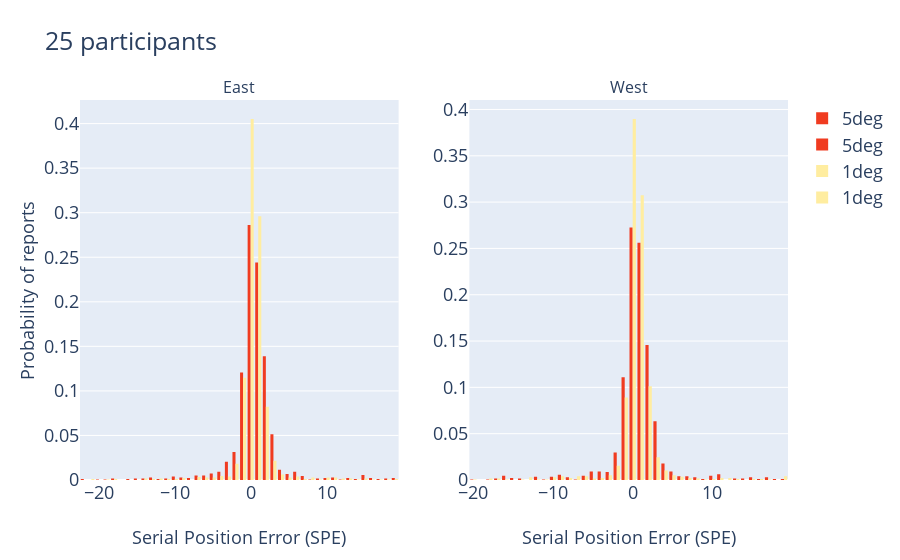

The notebook cell this image was saved under:
### Code cell
from plotly import tools

trace = [[]]*2
ecc_length = len(data['cueEccentricity1'].unique())

for i,cuePos in enumerate(data['cueSpatialPos1'].unique()):
    cuePosdata = data[data['cueSpatialPos1']==cuePos]
    temp1 = []
    for j,ecc in enumerate(cuePosdata['cueEccentricity1'].unique().sort()):
        ecc_data = cuePosdata[cuePosdata['cueEccentricity1']==ecc]
        temp1.append(go.Histogram(x = ecc_data['responsePosRelative0'].to_numpy(), 
                                  histnorm='probability',
                                  name = str(ecc) + 'deg', opacity = 1, marker = dict(color = colors[j])))
    trace[i] = temp1

if data['cueSpatialPos1'].unique()[0] == [-1.0,0.0]:
    titles = ('West','East')
else:
    titles = ('East','West')

font_size = 18
fig = tools.make_subplots(rows=1, cols=2, subplot_titles = titles)
fig['layout'].update(barmode='group', title = str(int(len(data)/280))+' participants', font = dict(size = font_size))
#fig['layout']['xaxis3'].update(title='position of reported item relative to the true item', range = [-2,2])
#fig['layout']['xaxis4'].update(title='position of reported item relative to the true item', range = [-2,2])
fig['layout']['xaxis1'].update(title='Serial Position Error (SPE)', titlefont = dict(size = font_size))
fig['layout']['xaxis2'].update(title='Serial Position Error (SPE)', titlefont = dict(size = font_size))
fig['layout']['yaxis1'].update(title='Probability of reports', titlefont = dict(size = font_size))
#fig['layout']['yaxis3'].update(title='Frequency')
for i in range(ecc_length):
    fig.add_trace(trace[0][ecc_length-1-i], 1, 1)
    fig.add_trace(trace[1][ecc_length-1-i], 1, 2)
    #fig.append_trace(trace[2][i], 2, 1)
    #fig.append_trace(trace[3][i], 2, 2)
iplot(fig, filename='SPE_distributions_East_West')

### Figure 1 — Plotly figure (JSON) as saved in the notebook; plotly's stock layout.template omitted (floating-point values rounded to 4 significant figures; data arrays with more than 128 entries replaced by an {"elided": "..."} marker saying what was removed)
{"data": [{"histnorm": "probability", "marker": {"color": "rgb(240,59,32)"}, "name": "5deg", "opacity": 1, "type": "histogram", "x": {"elided": "1750 int values"}, "xaxis": "x", "yaxis": "y"}, {"histnorm": "probability", "marker": {"color": "rgb(240,59,32)"}, "name": "5deg", "opacity": 1, "type": "histogram", "x": {"elided": "1750 int values"}, "xaxis": "x2", "yaxis": "y2"}, {"histnorm": "probability", "marker": {"color": "rgb(255,237,160)"}, "name": "1deg", "opacity": 1, "type": "histogram", "x": {"elided": "1750 int values"}, "xaxis": "x", "yaxis": "y"}, {"histnorm": "probability", "marker": {"color": "rgb(255,237,160)"}, "name": "1deg", "opacity": 1, "type": "histogram", "x": {"elided": "1750 int values"}, "xaxis": "x2", "yaxis": "y2"}], "layout": {"annotations": [{"font": {"size": 16}, "showarrow": false, "text": "East", "x": 0.225, "xanchor": "center", "xref": "paper", "y": 1, "yanchor": "bottom", "yref": "paper"}, {"font": {"size": 16}, "showarrow": false, "text": "West", "x": 0.775, "xanchor": "center", "xref": "paper", "y": 1, "yanchor": "bottom", "yref": "paper"}], "barmode": "group", "font": {"size": 18}, "title": {"text": "25 participants"}, "xaxis": {"anchor": "y", "domain": [0, 0.45], "title": {"font": {"size": 18}, "text": "Serial Position Error (SPE)"}}, "xaxis2": {"anchor": "y2", "domain": [0.55, 1], "title": {"font": {"size": 18}, "text": "Serial Position Error (SPE)"}}, "yaxis": {"anchor": "x", "domain": [0, 1], "title": {"font": {"size": 18}, "text": "Probability of reports"}}, "yaxis2": {"anchor": "x2", "domain": [0, 1]}}}
